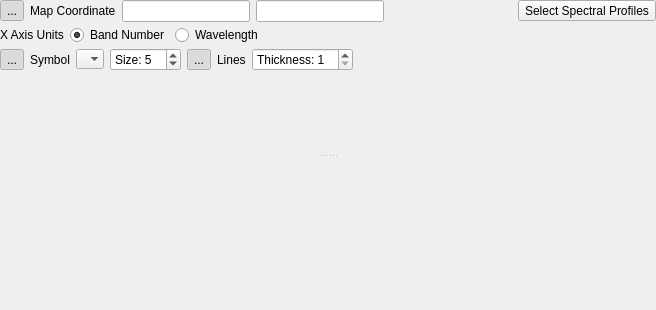
<?xml version="1.0" encoding="UTF-8"?>
<ui version="4.0">
 <class>Form</class>
 <widget class="QWidget" name="Form">
  <property name="geometry">
   <rect>
    <x>0</x>
    <y>0</y>
    <width>656</width>
    <height>310</height>
   </rect>
  </property>
  <property name="windowTitle">
   <string>Form</string>
  </property>
  <layout class="QVBoxLayout" name="verticalLayout">
   <property name="spacing">
    <number>3</number>
   </property>
   <property name="leftMargin">
    <number>0</number>
   </property>
   <property name="topMargin">
    <number>0</number>
   </property>
   <property name="rightMargin">
    <number>0</number>
   </property>
   <property name="bottomMargin">
    <number>0</number>
   </property>
   <item>
    <widget class="QSplitter" name="_splitter">
     <property name="orientation">
      <enum>Qt::Vertical</enum>
     </property>
     <property name="handleWidth">
      <number>10</number>
     </property>
     <widget class="QWidget" name="widget" native="true">
      <property name="sizePolicy">
       <sizepolicy hsizetype="Preferred" vsizetype="Minimum">
        <horstretch>0</horstretch>
        <verstretch>0</verstretch>
       </sizepolicy>
      </property>
      <property name="minimumSize">
       <size>
        <width>1</width>
        <height>0</height>
       </size>
      </property>
      <layout class="QVBoxLayout" name="verticalLayout_2">
       <property name="spacing">
        <number>3</number>
       </property>
       <property name="leftMargin">
        <number>0</number>
       </property>
       <property name="topMargin">
        <number>0</number>
       </property>
       <property name="rightMargin">
        <number>0</number>
       </property>
       <property name="bottomMargin">
        <number>0</number>
       </property>
       <item>
        <widget class="QWidget" name="_groupLocation" native="true">
         <property name="sizePolicy">
          <sizepolicy hsizetype="Preferred" vsizetype="Fixed">
           <horstretch>0</horstretch>
           <verstretch>0</verstretch>
          </sizepolicy>
         </property>
         <layout class="QHBoxLayout" name="horizontalLayout_10" stretch="0,0,0,0,0,0">
          <property name="spacing">
           <number>6</number>
          </property>
          <property name="leftMargin">
           <number>0</number>
          </property>
          <property name="topMargin">
           <number>0</number>
          </property>
          <property name="rightMargin">
           <number>0</number>
          </property>
          <property name="bottomMargin">
           <number>0</number>
          </property>
          <item>
           <widget class="QToolButton" name="_showPlot">
            <property name="toolTip">
             <string>Toggle global plotting.</string>
            </property>
            <property name="text">
             <string>...</string>
            </property>
            <property name="icon">
             <iconset resource="../../../../QGIS3-master/images/images.qrc">
              <normaloff>:/images/themes/default/mActionShowAllLayers.svg</normaloff>:/images/themes/default/mActionShowAllLayers.svg</iconset>
            </property>
            <property name="checkable">
             <bool>true</bool>
            </property>
            <property name="checked">
             <bool>true</bool>
            </property>
            <property name="autoRaise">
             <bool>true</bool>
            </property>
           </widget>
          </item>
          <item>
           <widget class="QLabel" name="label_26">
            <property name="minimumSize">
             <size>
              <width>25</width>
              <height>0</height>
             </size>
            </property>
            <property name="text">
             <string>Map Coordinate</string>
            </property>
           </widget>
          </item>
          <item>
           <widget class="QLineEdit" name="_mapX">
            <property name="enabled">
             <bool>true</bool>
            </property>
            <property name="maximumSize">
             <size>
              <width>16777215</width>
              <height>16777215</height>
             </size>
            </property>
            <property name="text">
             <string/>
            </property>
           </widget>
          </item>
          <item>
           <widget class="QLineEdit" name="_mapY">
            <property name="enabled">
             <bool>true</bool>
            </property>
            <property name="maximumSize">
             <size>
              <width>16777215</width>
              <height>16777215</height>
             </size>
            </property>
            <property name="text">
             <string/>
            </property>
           </widget>
          </item>
          <item>
           <spacer name="horizontalSpacer_2">
            <property name="orientation">
             <enum>Qt::Horizontal</enum>
            </property>
            <property name="sizeHint" stdset="0">
             <size>
              <width>1</width>
              <height>1</height>
             </size>
            </property>
           </spacer>
          </item>
          <item>
           <widget class="QToolButton" name="_mapTool">
            <property name="enabled">
             <bool>true</bool>
            </property>
            <property name="toolTip">
             <string>Select Spectral Profiles</string>
            </property>
            <property name="text">
             <string>Select Spectral Profiles</string>
            </property>
            <property name="icon">
             <iconset>
              <normaloff>icon_maptool.png</normaloff>icon_maptool.png</iconset>
            </property>
            <property name="checkable">
             <bool>false</bool>
            </property>
            <property name="checked">
             <bool>false</bool>
            </property>
            <property name="toolButtonStyle">
             <enum>Qt::ToolButtonTextBesideIcon</enum>
            </property>
            <property name="autoRaise">
             <bool>false</bool>
            </property>
           </widget>
          </item>
         </layout>
        </widget>
       </item>
       <item>
        <widget class="QWidget" name="_groupLocation_3" native="true">
         <property name="sizePolicy">
          <sizepolicy hsizetype="Preferred" vsizetype="Fixed">
           <horstretch>0</horstretch>
           <verstretch>0</verstretch>
          </sizepolicy>
         </property>
         <layout class="QHBoxLayout" name="horizontalLayout_13" stretch="0,0,0,0">
          <property name="spacing">
           <number>6</number>
          </property>
          <property name="leftMargin">
           <number>0</number>
          </property>
          <property name="topMargin">
           <number>0</number>
          </property>
          <property name="rightMargin">
           <number>0</number>
          </property>
          <property name="bottomMargin">
           <number>0</number>
          </property>
          <item>
           <widget class="QLabel" name="label_29">
            <property name="minimumSize">
             <size>
              <width>25</width>
              <height>0</height>
             </size>
            </property>
            <property name="text">
             <string>X Axis Units</string>
            </property>
           </widget>
          </item>
          <item>
           <widget class="QRadioButton" name="_modeAxisXIndices">
            <property name="text">
             <string>Band Number</string>
            </property>
            <property name="checkable">
             <bool>true</bool>
            </property>
            <property name="checked">
             <bool>true</bool>
            </property>
           </widget>
          </item>
          <item>
           <widget class="QRadioButton" name="_modeAxisXWavelength">
            <property name="text">
             <string>Wavelength</string>
            </property>
            <property name="checkable">
             <bool>true</bool>
            </property>
            <property name="checked">
             <bool>false</bool>
            </property>
           </widget>
          </item>
          <item>
           <spacer name="horizontalSpacer_3">
            <property name="orientation">
             <enum>Qt::Horizontal</enum>
            </property>
            <property name="sizeHint" stdset="0">
             <size>
              <width>40</width>
              <height>20</height>
             </size>
            </property>
           </spacer>
          </item>
         </layout>
        </widget>
       </item>
       <item>
        <widget class="QWidget" name="_groupLocation_2" native="true">
         <property name="sizePolicy">
          <sizepolicy hsizetype="Preferred" vsizetype="Fixed">
           <horstretch>0</horstretch>
           <verstretch>0</verstretch>
          </sizepolicy>
         </property>
         <layout class="QHBoxLayout" name="horizontalLayout_11" stretch="0,0,0,0,0,0,0,0">
          <property name="spacing">
           <number>6</number>
          </property>
          <property name="leftMargin">
           <number>0</number>
          </property>
          <property name="topMargin">
           <number>0</number>
          </property>
          <property name="rightMargin">
           <number>0</number>
          </property>
          <property name="bottomMargin">
           <number>0</number>
          </property>
          <item>
           <widget class="QToolButton" name="_showSymbol">
            <property name="toolTip">
             <string>Toggle global plotting.</string>
            </property>
            <property name="text">
             <string>...</string>
            </property>
            <property name="icon">
             <iconset resource="../../../../QGIS3-master/images/images.qrc">
              <normaloff>:/images/themes/default/mActionShowAllLayers.svg</normaloff>:/images/themes/default/mActionShowAllLayers.svg</iconset>
            </property>
            <property name="checkable">
             <bool>true</bool>
            </property>
            <property name="checked">
             <bool>true</bool>
            </property>
            <property name="autoRaise">
             <bool>true</bool>
            </property>
           </widget>
          </item>
          <item>
           <widget class="QLabel" name="label_27">
            <property name="minimumSize">
             <size>
              <width>25</width>
              <height>0</height>
             </size>
            </property>
            <property name="text">
             <string>Symbol</string>
            </property>
           </widget>
          </item>
          <item>
           <widget class="QComboBox" name="_symbol">
            <property name="currentIndex">
             <number>0</number>
            </property>
            <property name="maxVisibleItems">
             <number>20</number>
            </property>
            <property name="iconSize">
             <size>
              <width>15</width>
              <height>15</height>
             </size>
            </property>
            <property name="frame">
             <bool>false</bool>
            </property>
            <item>
             <property name="text">
              <string/>
             </property>
             <property name="icon">
              <iconset>
               <normaloff>icon_sym11.png</normaloff>icon_sym11.png</iconset>
             </property>
            </item>
            <item>
             <property name="text">
              <string/>
             </property>
             <property name="icon">
              <iconset>
               <normaloff>icon_sym1.png</normaloff>icon_sym1.png</iconset>
             </property>
            </item>
            <item>
             <property name="text">
              <string/>
             </property>
             <property name="icon">
              <iconset>
               <normaloff>icon_sym2.png</normaloff>icon_sym2.png</iconset>
             </property>
            </item>
            <item>
             <property name="text">
              <string/>
             </property>
             <property name="icon">
              <iconset>
               <normaloff>icon_sym3.png</normaloff>icon_sym3.png</iconset>
             </property>
            </item>
            <item>
             <property name="text">
              <string/>
             </property>
             <property name="icon">
              <iconset>
               <normaloff>icon_sym4.png</normaloff>icon_sym4.png</iconset>
             </property>
            </item>
            <item>
             <property name="text">
              <string/>
             </property>
             <property name="icon">
              <iconset>
               <normaloff>icon_sym5.png</normaloff>icon_sym5.png</iconset>
             </property>
            </item>
            <item>
             <property name="text">
              <string/>
             </property>
             <property name="icon">
              <iconset>
               <normaloff>icon_sym6.png</normaloff>icon_sym6.png</iconset>
             </property>
            </item>
            <item>
             <property name="text">
              <string/>
             </property>
             <property name="icon">
              <iconset>
               <normaloff>icon_sym7.png</normaloff>icon_sym7.png</iconset>
             </property>
            </item>
            <item>
             <property name="text">
              <string/>
             </property>
             <property name="icon">
              <iconset>
               <normaloff>icon_sym8.png</normaloff>icon_sym8.png</iconset>
             </property>
            </item>
            <item>
             <property name="text">
              <string/>
             </property>
             <property name="icon">
              <iconset>
               <normaloff>icon_sym9.png</normaloff>icon_sym9.png</iconset>
             </property>
            </item>
            <item>
             <property name="text">
              <string/>
             </property>
             <property name="icon">
              <iconset>
               <normaloff>icon_sym10.png</normaloff>icon_sym10.png</iconset>
             </property>
            </item>
           </widget>
          </item>
          <item>
           <widget class="QSpinBox" name="_symbolSize">
            <property name="enabled">
             <bool>true</bool>
            </property>
            <property name="maximumSize">
             <size>
              <width>16777214</width>
              <height>16777215</height>
             </size>
            </property>
            <property name="toolTip">
             <string>Zoom factor.</string>
            </property>
            <property name="prefix">
             <string>Size: </string>
            </property>
            <property name="minimum">
             <number>1</number>
            </property>
            <property name="maximum">
             <number>20</number>
            </property>
            <property name="value">
             <number>5</number>
            </property>
           </widget>
          </item>
          <item>
           <widget class="QToolButton" name="_showLine">
            <property name="toolTip">
             <string>Toggle global plotting.</string>
            </property>
            <property name="text">
             <string>...</string>
            </property>
            <property name="icon">
             <iconset resource="../../../../QGIS3-master/images/images.qrc">
              <normaloff>:/images/themes/default/mActionShowAllLayers.svg</normaloff>:/images/themes/default/mActionShowAllLayers.svg</iconset>
            </property>
            <property name="checkable">
             <bool>true</bool>
            </property>
            <property name="checked">
             <bool>true</bool>
            </property>
            <property name="autoRaise">
             <bool>true</bool>
            </property>
           </widget>
          </item>
          <item>
           <widget class="QLabel" name="label_30">
            <property name="minimumSize">
             <size>
              <width>25</width>
              <height>0</height>
             </size>
            </property>
            <property name="text">
             <string>Lines</string>
            </property>
           </widget>
          </item>
          <item>
           <widget class="QSpinBox" name="_lineSize">
            <property name="enabled">
             <bool>true</bool>
            </property>
            <property name="maximumSize">
             <size>
              <width>16777214</width>
              <height>16777215</height>
             </size>
            </property>
            <property name="toolTip">
             <string>Zoom factor.</string>
            </property>
            <property name="prefix">
             <string>Thickness: </string>
            </property>
            <property name="minimum">
             <number>1</number>
            </property>
            <property name="maximum">
             <number>10</number>
            </property>
            <property name="value">
             <number>1</number>
            </property>
           </widget>
          </item>
          <item>
           <spacer name="horizontalSpacer">
            <property name="orientation">
             <enum>Qt::Horizontal</enum>
            </property>
            <property name="sizeHint" stdset="0">
             <size>
              <width>40</width>
              <height>20</height>
             </size>
            </property>
           </spacer>
          </item>
         </layout>
        </widget>
       </item>
       <item>
        <widget class="RdpProfileWidget" name="_profile_0" native="true">
         <property name="minimumSize">
          <size>
           <width>0</width>
           <height>0</height>
          </size>
         </property>
        </widget>
       </item>
       <item>
        <widget class="RdpProfileWidget" name="_profile_1" native="true">
         <property name="minimumSize">
          <size>
           <width>0</width>
           <height>0</height>
          </size>
         </property>
        </widget>
       </item>
       <item>
        <widget class="RdpProfileWidget" name="_profile_2" native="true">
         <property name="minimumSize">
          <size>
           <width>0</width>
           <height>0</height>
          </size>
         </property>
        </widget>
       </item>
       <item>
        <widget class="RdpProfileWidget" name="_profile_3" native="true">
         <property name="minimumSize">
          <size>
           <width>0</width>
           <height>0</height>
          </size>
         </property>
        </widget>
       </item>
       <item>
        <widget class="RdpProfileWidget" name="_profile_4" native="true">
         <property name="minimumSize">
          <size>
           <width>0</width>
           <height>0</height>
          </size>
         </property>
        </widget>
       </item>
       <item>
        <widget class="RdpProfileWidget" name="_profile_5" native="true">
         <property name="minimumSize">
          <size>
           <width>0</width>
           <height>0</height>
          </size>
         </property>
        </widget>
       </item>
       <item>
        <widget class="RdpProfileWidget" name="_profile_6" native="true">
         <property name="minimumSize">
          <size>
           <width>0</width>
           <height>0</height>
          </size>
         </property>
        </widget>
       </item>
       <item>
        <widget class="RdpProfileWidget" name="_profile_7" native="true">
         <property name="minimumSize">
          <size>
           <width>0</width>
           <height>0</height>
          </size>
         </property>
        </widget>
       </item>
       <item>
        <widget class="RdpProfileWidget" name="_profile_8" native="true">
         <property name="minimumSize">
          <size>
           <width>0</width>
           <height>0</height>
          </size>
         </property>
        </widget>
       </item>
       <item>
        <widget class="RdpProfileWidget" name="_profile_9" native="true">
         <property name="minimumSize">
          <size>
           <width>0</width>
           <height>0</height>
          </size>
         </property>
        </widget>
       </item>
      </layout>
     </widget>
     <widget class="PlotWidget" name="_plotWidget" native="true">
      <property name="sizePolicy">
       <sizepolicy hsizetype="Preferred" vsizetype="Preferred">
        <horstretch>1</horstretch>
        <verstretch>0</verstretch>
       </sizepolicy>
      </property>
      <property name="minimumSize">
       <size>
        <width>0</width>
        <height>100</height>
       </size>
      </property>
     </widget>
    </widget>
   </item>
  </layout>
 </widget>
 <customwidgets>
  <customwidget>
   <class>PlotWidget</class>
   <extends>QWidget</extends>
   <header>rasterdataplotting.rasterdataplotting.site.pyqtgraph</header>
   <container>1</container>
  </customwidget>
  <customwidget>
   <class>RdpProfileWidget</class>
   <extends>QWidget</extends>
   <header>rasterdataplotting.rasterdataplotting.gui.rdpprofilewidget</header>
   <container>1</container>
  </customwidget>
 </customwidgets>
 <resources>
  <include location="../../../../QGIS3-master/images/images.qrc"/>
 </resources>
 <connections/>
</ui>
